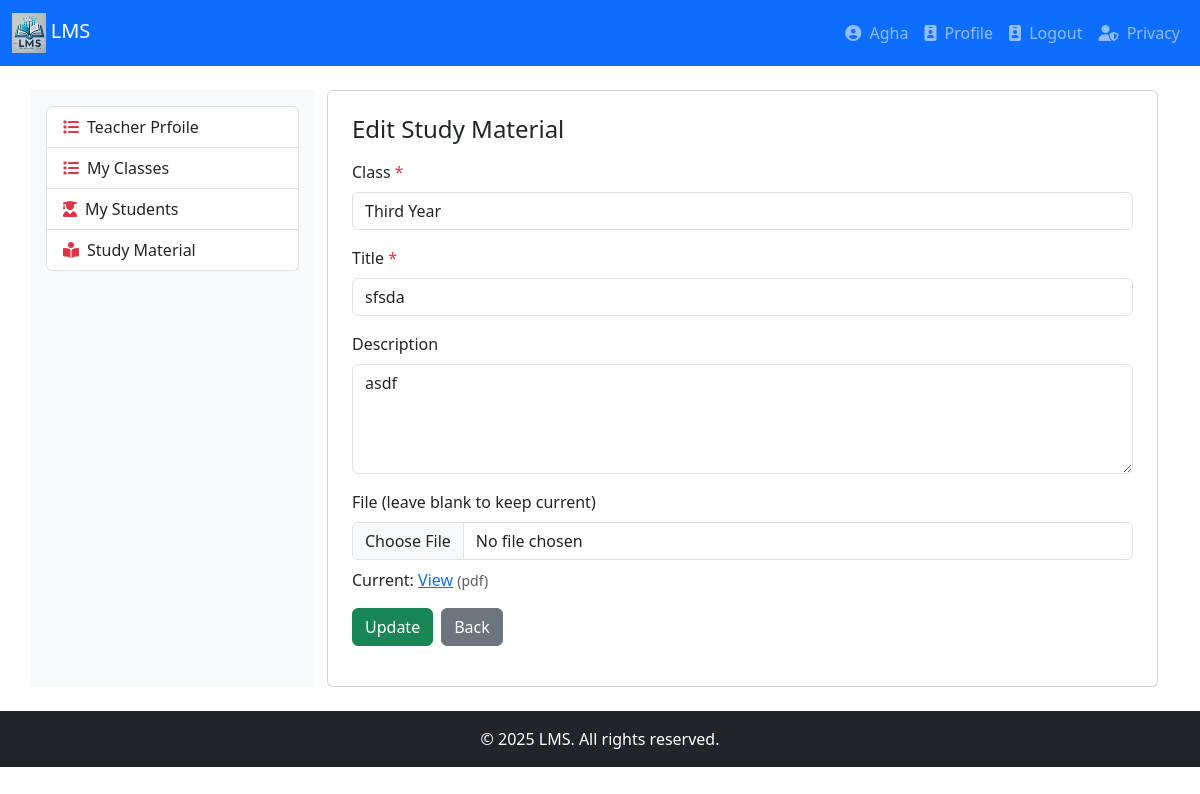
/study_material.php?id=6 (signed in), run on the app's committed database.
### tables this page shows
CREATE TABLE `study_materials` (
  `material_id` int(11) NOT NULL,
  `teacher_id` int(11) NOT NULL,
  `class_id` int(11) NOT NULL,
  `title` varchar(255) NOT NULL,
  `description` text DEFAULT NULL,
  `file_path` varchar(500) NOT NULL,
  `file_type` varchar(50) NOT NULL,
  `uploaded_at` timestamp NOT NULL DEFAULT current_timestamp()
);

CREATE TABLE `classes` (
  `CID` int(11) NOT NULL,
  `class_name` varchar(256) NOT NULL,
  `class_short` varchar(12) NOT NULL,
  `class_status` enum('active','inactive','deleted') NOT NULL DEFAULT 'active',
  `session_id` int(11) DEFAULT NULL
);

### study_material.php (the view, shortened to what this page needs)
<?php
include 'db.php';
$CNIC = $_SESSION['CNIC'] ?? null;
$q = $conn->prepare("SELECT teacher_id, teacher_name FROM teachers WHERE cnic = ?");
$q->bind_param("s", $CNIC);
$q->execute();
$tr = $q->get_result();
$trow = $tr->fetch_assoc();
$teacher_id = (int)$trow['teacher_id'];
$edit_id = isset($_GET['id']) ? (int)$_GET['id'] : 0;
$material = null;
if ($edit_id) {
    $st = $conn->prepare("SELECT * FROM study_materials WHERE material_id=? AND teacher_id=?");
    $st->bind_param("ii", $edit_id, $teacher_id);
    $st->execute();
    $res = $st->get_result();
    $material = $res->fetch_assoc();
}
$classesStmt = $conn->prepare("
    SELECT DISTINCT c.CID, c.class_name
    FROM teacher_classes tc
    JOIN classes c ON c.CID = tc.class_id
    JOIN sessions se ON se.session_id = tc.session_id
    WHERE tc.teacher_id = ?
      AND tc.status = 'Active'
      AND c.class_status = 'active'
      AND se.status = 'active'
    ORDER BY c.class_name ASC
");
$classesStmt->bind_param("i", $teacher_id);
$classesStmt->execute();
$classes = $classesStmt->get_result();
include 'header.php';
include 'navigation.php';
?>
<div class="container mt-4">
    <div class="row">
        <div class="col-md-3 bg-light p-3">
            <?php include 'leftbar.php'; ?>
        </div>
        <div class="col-md-9">
            <div class="card p-4">
        <h4 class="mb-3"><?= $material ? 'Edit Study Material' : 'Add Study Material' ?></h4>
        <form id="matForm" enctype="multipart/form-data" action="study_material.php<?= $material ? ('?id='.$material['material_id']) : '' ?>" method="post">
          <div class="mb-3">
            <label class="form-label">Class <span class="text-danger">*</span></label>
            <select name="class_id" class="form-control" required>
              <?php while ($c = $classes->fetch_assoc()) { ?>
                <option value="<?= (int)$c['CID'] ?>" <?= ($material && (int)$material['class_id']===(int)$c['CID']) ? 'selected' : '' ?>>
                  <?= htmlspecialchars($c['class_name']) ?>
                </option>
              <?php } ?>
            </select>
          </div>
          <div class="mb-3">
            <label class="form-label">Title <span class="text-danger">*</span></label>
            <input type="text" name="title" class="form-control" value="<?= htmlspecialchars($material['title'] ?? '') ?>" required>
          </div>
          <div class="mb-3">
            <label class="form-label">Description</label>
            <textarea name="description" rows="4" class="form-control"><?= htmlspecialchars($material['description'] ?? '') ?></textarea>
          </div>
          <div class="mb-3">
            <label class="form-label">File <?= $material ? '(leave blank to keep current)' : '' ?></label>
            <input type="file" name="file" class="form-control" accept=".pdf,.doc,.docx,.ppt,.pptx,.xls,.xlsx,.txt">
            <?php if ($material && !empty($material['file_path'])) { ?>
              <p class="mt-2">
                Current: <a target="_blank" href="<?= htmlspecialchars($material['file_path']) ?>">View</a>
                <small class="text-muted">(<?= htmlspecialchars($material['file_type']) ?>)</small>
              </p>
            <?php } ?>
          </div>
          <div class="d-flex gap-2">
            <button type="submit" class="btn btn-success"><?= $material ? 'Update' : 'Save' ?></button>
            <a href="study_materials.php" class="btn btn-secondary">Back</a>
          </div>
        </form>
            </div>
        </div>
    </div>
</div>
<?php include 'footer.php'; ?>

### data on the page
study_materials: class_id "Third Year", title "sfsda", description "asdf", file_type "pdf"

### other printed values
$_SESSION['uname'] "Agha"
